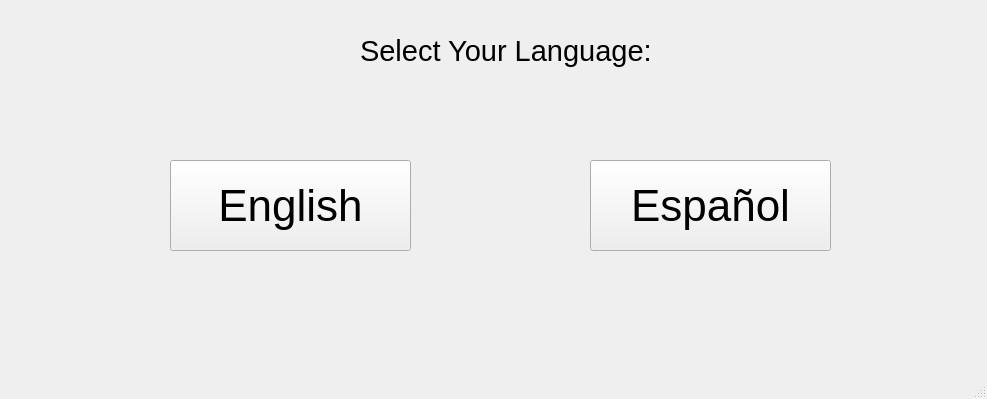
<?xml version="1.0" encoding="UTF-8"?>
<ui version="4.0">
 <class>MainWindow</class>
 <widget class="QMainWindow" name="MainWindow">
  <property name="geometry">
   <rect>
    <x>0</x>
    <y>0</y>
    <width>987</width>
    <height>399</height>
   </rect>
  </property>
  <property name="windowTitle">
   <string>MainWindow</string>
  </property>
  <widget class="QWidget" name="centralwidget">
   <widget class="QLabel" name="label">
    <property name="geometry">
     <rect>
      <x>360</x>
      <y>20</y>
      <width>291</width>
      <height>61</height>
     </rect>
    </property>
    <property name="font">
     <font>
      <pointsize>22</pointsize>
     </font>
    </property>
    <property name="text">
     <string>Select Your Language:</string>
    </property>
   </widget>
   <widget class="QPushButton" name="Spanish_Button">
    <property name="geometry">
     <rect>
      <x>590</x>
      <y>160</y>
      <width>241</width>
      <height>91</height>
     </rect>
    </property>
    <property name="font">
     <font>
      <pointsize>33</pointsize>
     </font>
    </property>
    <property name="text">
     <string>Español</string>
    </property>
   </widget>
   <widget class="QPushButton" name="English_Button">
    <property name="geometry">
     <rect>
      <x>170</x>
      <y>160</y>
      <width>241</width>
      <height>91</height>
     </rect>
    </property>
    <property name="font">
     <font>
      <pointsize>33</pointsize>
     </font>
    </property>
    <property name="text">
     <string>English</string>
    </property>
   </widget>
  </widget>
  <widget class="QMenuBar" name="menubar">
   <property name="geometry">
    <rect>
     <x>0</x>
     <y>0</y>
     <width>987</width>
     <height>21</height>
    </rect>
   </property>
  </widget>
  <widget class="QStatusBar" name="statusbar"/>
 </widget>
 <resources/>
 <connections/>
</ui>
